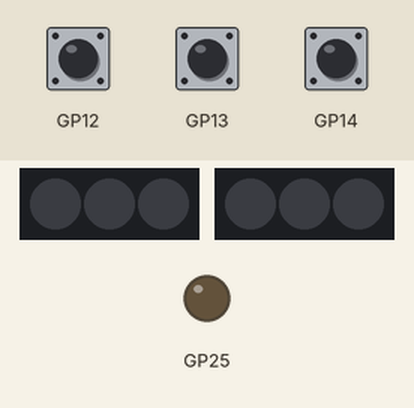
Recording of a sketch running on a simulated Raspberry Pi Pico. Shown: 2 × 3 RGB LEDs in strip order, left to right, output pins drawn as LEDs (lit = HIGH). Inputs (shaded band) come from the test bench; at power-on: GP12 HIGH, GP13 HIGH, GP14 HIGH. USB keyboard and mouse output is not drawn.

Above: at 1.2 s.
1.3 s: GP12 pulled LOW for 0.15 s
At 1.39 s:
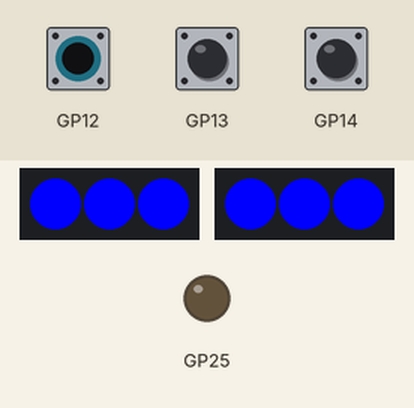
2.9 s: GP13 pulled LOW for 1 s
At 3.5 s:
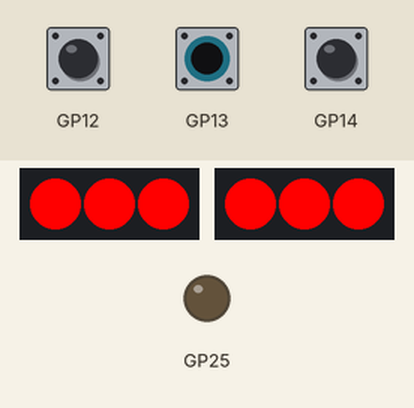
5.4 s: GP14 pulled LOW for 0.15 s
At 5.49 s:
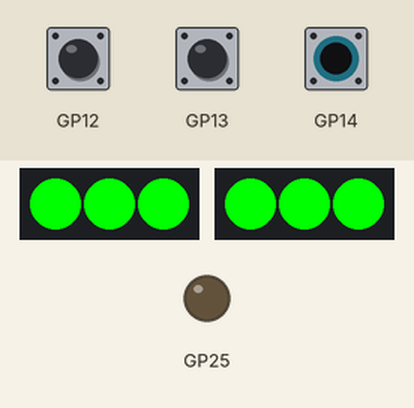
7.0 s: GP12 pulled LOW for 1 s
At 8.6 s:
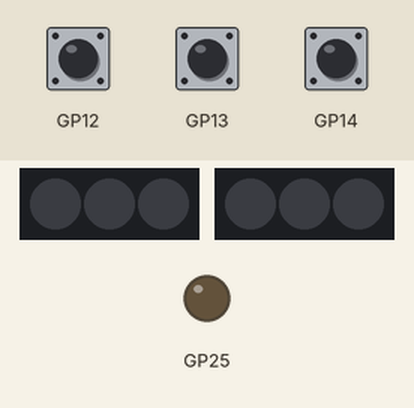
9.5 s: GP13 pulled LOW for 0.15 s
At 9.59 s:
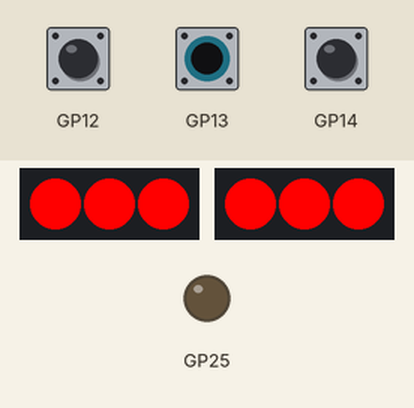
11.1 s: GP14 pulled LOW for 1 s
At 12.8 s:
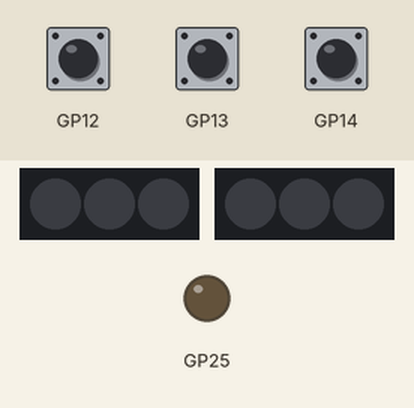
Timing chart, 0 to 14.3 s (numbered marks = the images above; inputs shaded):
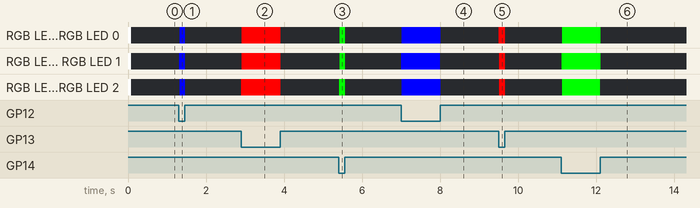

The sketch:

arduino.ino
```cpp
/*
  Keyboard logout

  This sketch demonstrates the Keyboard library.

  When you connect pin 2 to ground, it performs a logout.
  It uses keyboard combinations to do this, as follows:

  On Windows, CTRL-ALT-DEL followed by ALT-l
  On Ubuntu, CTRL-ALT-DEL, and ENTER
  On OSX, CMD-SHIFT-q

  To wake: Spacebar.

  Circuit:
  - Arduino Leonardo or Micro
  - wire to connect D2 to ground

  created 6 Mar 2012
  modified 27 Mar 2012
  by Tom Igoe

  This example is in the public domain.

  https://www.arduino.cc/en/Tutorial/BuiltInExamples/KeyboardLogout
*/
/*
  Extracted from https://files.waveshare.com/wiki/RP2040-Keyboard-3/RP2040-Keyboard.zip,
  with modification.
  This file is also in the public domain.
*/

#define OSX 0
#define WINDOWS 1
#define UBUNTU 2
#include "Keyboard.h"
#include <FastLED.h>

#define LED_PIN     18 //GP18
#define NUM_LEDS    3

CRGB leds[NUM_LEDS];
int flag[3];

// change this to match your platform:
int platform = WINDOWS;

void setup() {
  // make pin 2 an input and turn on the pull-up resistor so it goes high unless
  // connected to ground:
  pinMode(12, INPUT_PULLUP);
  pinMode(13, INPUT_PULLUP);
  pinMode(14, INPUT_PULLUP);
  pinMode(25, OUTPUT);
  FastLED.addLeds<WS2812, LED_PIN, GRB>(leds, NUM_LEDS);
  Keyboard.begin();
}

void setup1() {
  FastLED.addLeds<WS2812, LED_PIN, GRB>(leds, NUM_LEDS);
  for(int i = 0;i <= 2;i++){
    leds[i] = CRGB(255,255,255);
    FastLED.show();
  }
  delay(20);
  for(int i = 0;i <= 2;i++){
    leds[i] = CRGB(0,0,0);
    FastLED.show();
  }
  delay(20);
  for(int i = 0;i <= 2;i++){
    leds[i] = CRGB(255,255,255);
    FastLED.show();
  }
  delay(20);
  for(int i = 0;i <= 2;i++){
    leds[i] = CRGB(0,0,0);
    FastLED.show();
  }
  delay(20);
}

void loop1() {
  while (1){
    for(int i = 0;i <= 2;i++){
      leds[i] = CRGB(flag[1]*255,flag[0]*255,flag[2]*255);
      FastLED.show();
      delay(5);
    }
  }
}

void loop() {
  if(digitalRead(12) == LOW){
    Keyboard.press(KEY_F23);
    flag[2]=1;
  }else{
    Keyboard.release(KEY_F23);
    flag[2]=0;
  }

  if(digitalRead(13) == LOW){
    Keyboard.press(KEY_F24);
    flag[1]=1;
  }else{
    Keyboard.release(KEY_F24);
    flag[1]=0;
  }

  if(digitalRead(14) == LOW){
    Keyboard.press(KEY_LEFT_CTRL);
    flag[0]=1;
  }else{
    Keyboard.release(KEY_LEFT_CTRL);
    flag[0]=0;
  }

  delay(10);
}
```

Measured:
- after the input at 1.3 s, RGB LED 0, RGB LED 2, RGB LED 0, RGB LED 2: off → RGB(0, 0, 255) at once, → off 0.14 s later; RGB LED 1, RGB LED 1: off → RGB(0, 0, 255) at once, → off 0.15 s later
- after the input at 2.9 s, RGB LED 0, RGB LED 0: off → RGB(255, 0, 0) at once, → off 0.99 s later; RGB LED 1, RGB LED 2, RGB LED 1, RGB LED 2: off → RGB(255, 0, 0) at once, → off 1.0 s later
- after the input at 5.4 s, RGB LED 0, RGB LED 1, RGB LED 0, RGB LED 1: off → RGB(0, 255, 0) at once, → off 0.14 s later; RGB LED 2, RGB LED 2: off → RGB(0, 255, 0) at once, → off 0.15 s later
- after the input at 7.0 s, RGB LED 0–2, RGB LED 0–2: off → RGB(0, 0, 255) at once, → off 1.0 s later
- after the input at 9.5 s, RGB LED 0, RGB LED 0: off → RGB(255, 0, 0) at once, → off 0.16 s later; RGB LED 1, RGB LED 2, RGB LED 1, RGB LED 2: off → RGB(255, 0, 0) at once, → off 0.15 s later
- after the input at 11.1 s, RGB LED 0, RGB LED 0: off → RGB(0, 255, 0) at once, → off 0.99 s later; RGB LED 1, RGB LED 1: off → RGB(0, 255, 0) at once, → off 1.0 s later; RGB LED 2, RGB LED 2: off → RGB(0, 255, 0) at once, → off 0.98 s later
